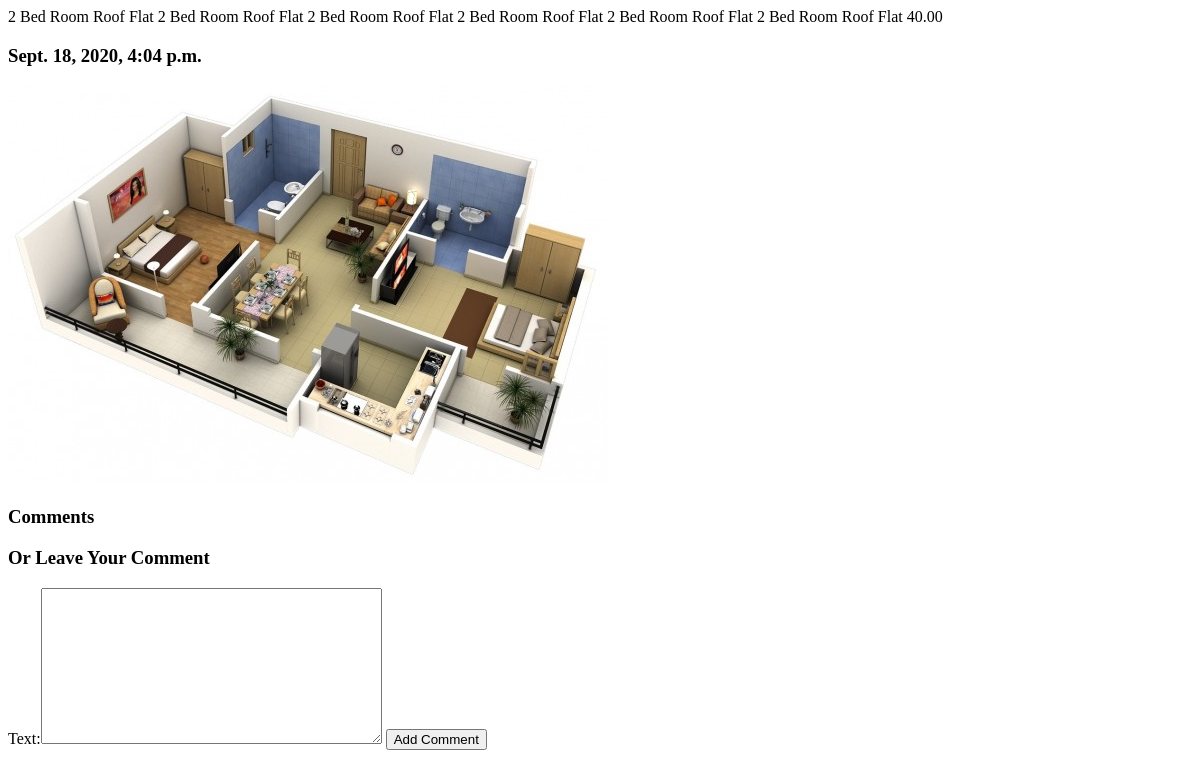
Before: /units/2-bed-room-roof-flat with the older database file.
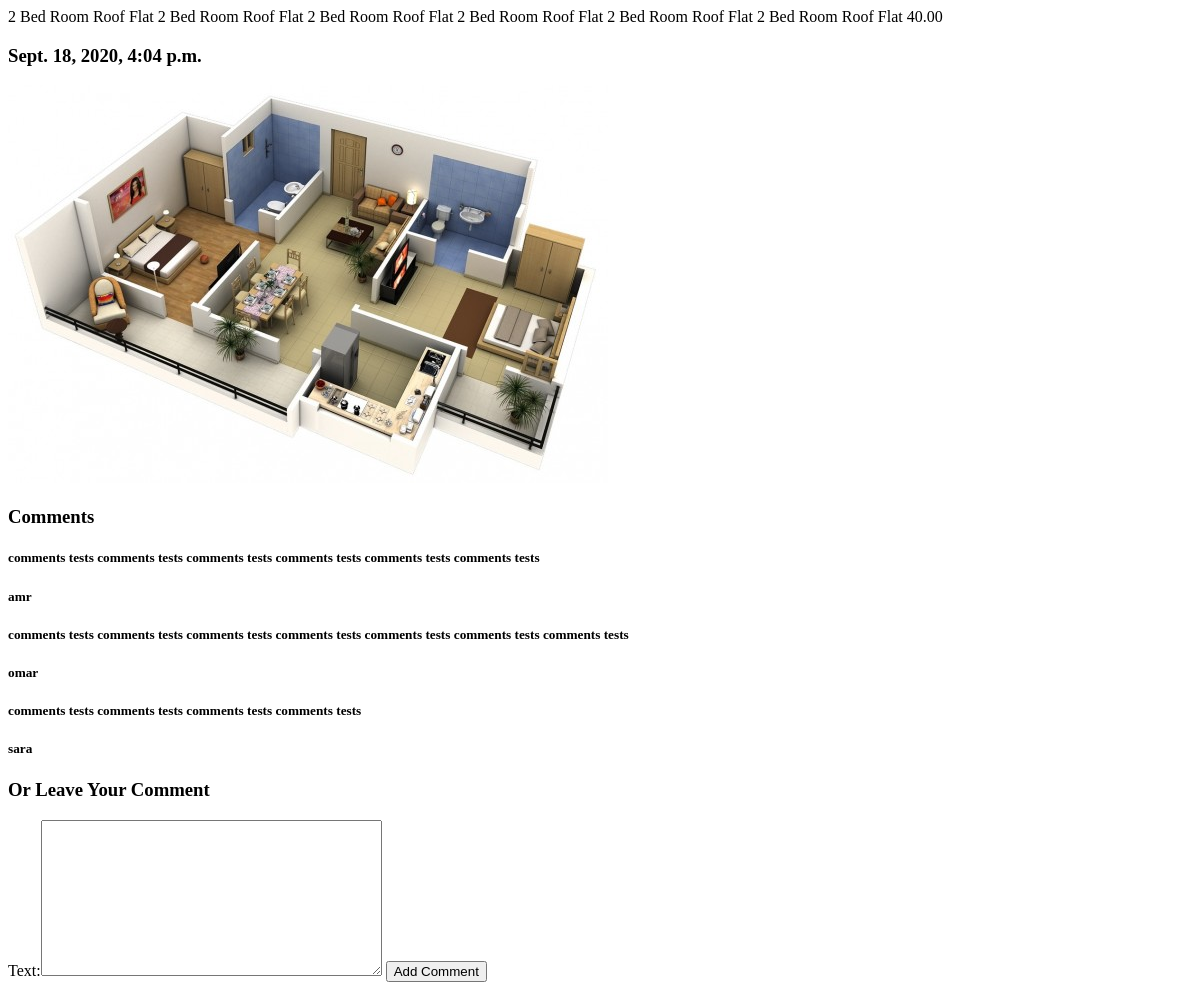
After: the same page with the newer database file.
### units/models.py (models this page shows, shortened)
class Unit(models.Model):
    title = models.CharField(max_length=60, verbose_name='Unit Title', )
    description = models.TextField(max_length=500, verbose_name='Unit Description')
    price = models.DecimalField(max_digits=10,decimal_places=2)
    num_bedrooms = models.IntegerField( verbose_name='Number of Bed rooms')
    image = models.ImageField(upload_to='units_images/' , blank=True , null=True, verbose_name='Unit Main Image')
    created = models.DateTimeField(default=timezone.now)
    active = models.BooleanField(default=True)
    owner_email = models.EmailField(default='fahdkuwait@gmail.com')
    type = models.CharField(choices=UNIT_TYPE , default='ROOM',max_length=20)
    country = models.ForeignKey(Country, on_delete=models.CASCADE)
    city = models.ForeignKey(City, on_delete=models.CASCADE)
    area = models.ForeignKey(Area, on_delete=models.CASCADE)
    amenities = models.ManyToManyField(Amenity)
    slug = models.SlugField(null=False, unique=True)
    class Meta:
        verbose_name = 'Unit'
        verbose_name_plural = 'Units'
        ordering = ('-active',)
    def __str__(self):
        return self.title

class Comments(models.Model):
    author =  models.ForeignKey(User, related_name='comment_user', on_delete=models.CASCADE, null=True)
    unit = models.ForeignKey(Unit , on_delete=models.CASCADE, null=True)
    text = models.TextField(max_length=200)

### units/views.py (the view)
# urls.py: path('<str:slug>',single_unit,name='unit_detail'),
def single_unit(request,slug):
    single_unit = Unit.objects.get(slug=slug)
    comments = Comments.objects.filter(unit=single_unit)
    if request.method == 'POST':
        commentform = CommentForm(request.POST)
        if commentform.is_valid():
            myform = commentform.save(commit=False)
            myform.author = request.user
            myform.post = single_unit
            myform.save()
    else:
        commentform = CommentForm()
    return render(request,'units/single_unit.html',{'unit':single_unit,  'comments':comments, 'commentform':commentform })

### units/forms.py
class CommentForm(forms.ModelForm):
    class Meta:
        model = Comments
        fields = ['text',]

### units/templates/units/single_unit.html (shortened to what this page needs)
<!DOCTYPE html>
 <html class="no-js">
    <head>
        <link rel="stylesheet" href="">
    </head>
    <body>
            {{unit}}
            {{unit.description}}
            {{unit.price}}
            <h3>{{unit.created}}</h3>
            <img src="{{unit.image.url}}" alt="">
<br>
            <h3> Comments </h3>
            {% for comment in comments %}
                <h5>{{comment.text}}</h5>
                <h5>{{comment.author}}</h5>
            {% endfor %}
            <h3> Or Leave Your Comment</h3>
            <form method="POST">
                {{commentform}}
                <input type="submit" value="Add Comment">
            </form>
    </body>
</html>

Changed rows visible on the page:
added Comments: text "comments tests comments tests comments tests comments tests comments tests comments tests", author "amr"
added Comments: text "comments tests comments tests comments tests comments tests comments tests comments tests comments tests", author "omar"
added Comments: text "comments tests comments tests comments tests comments tests", author "sara"
